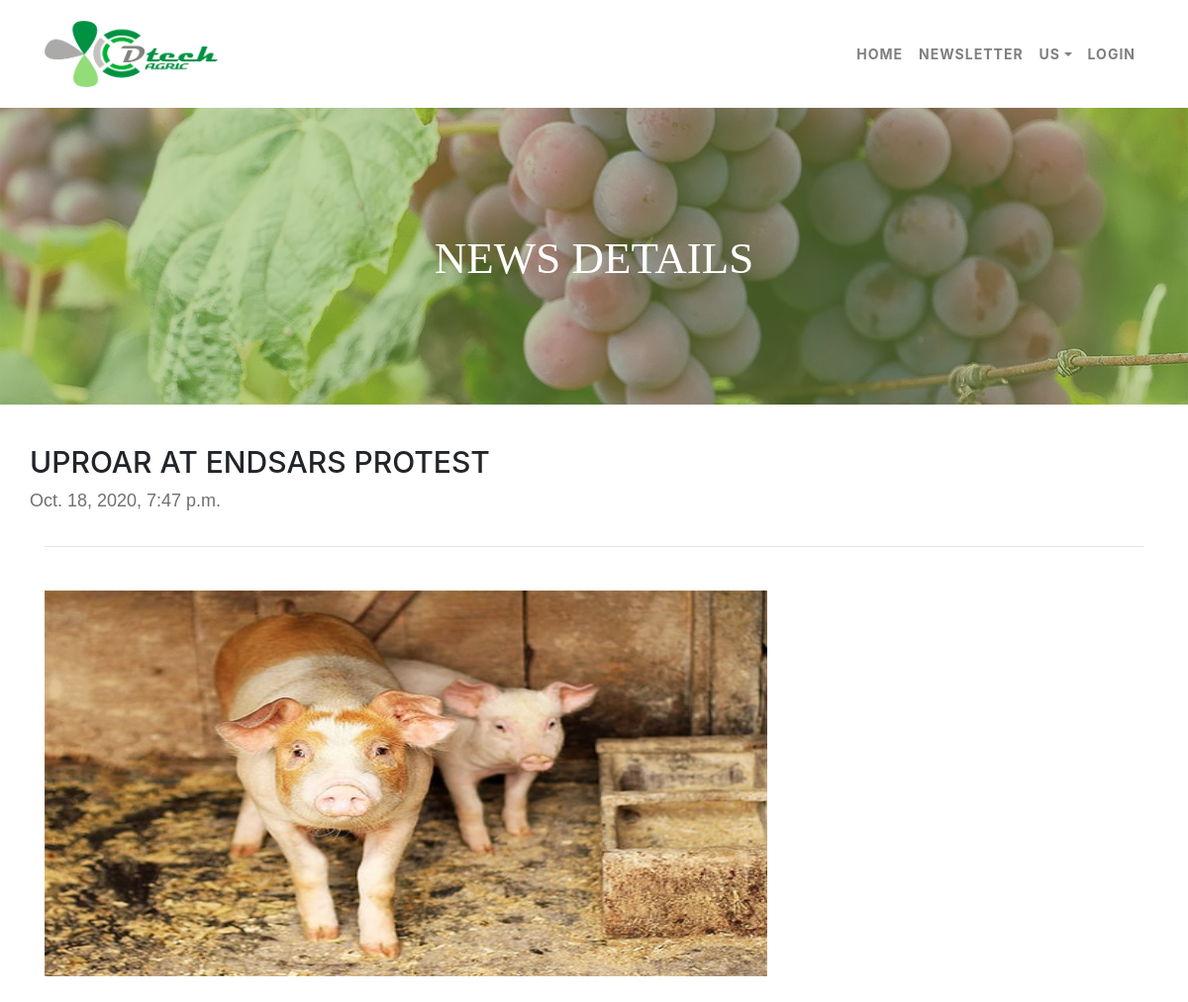
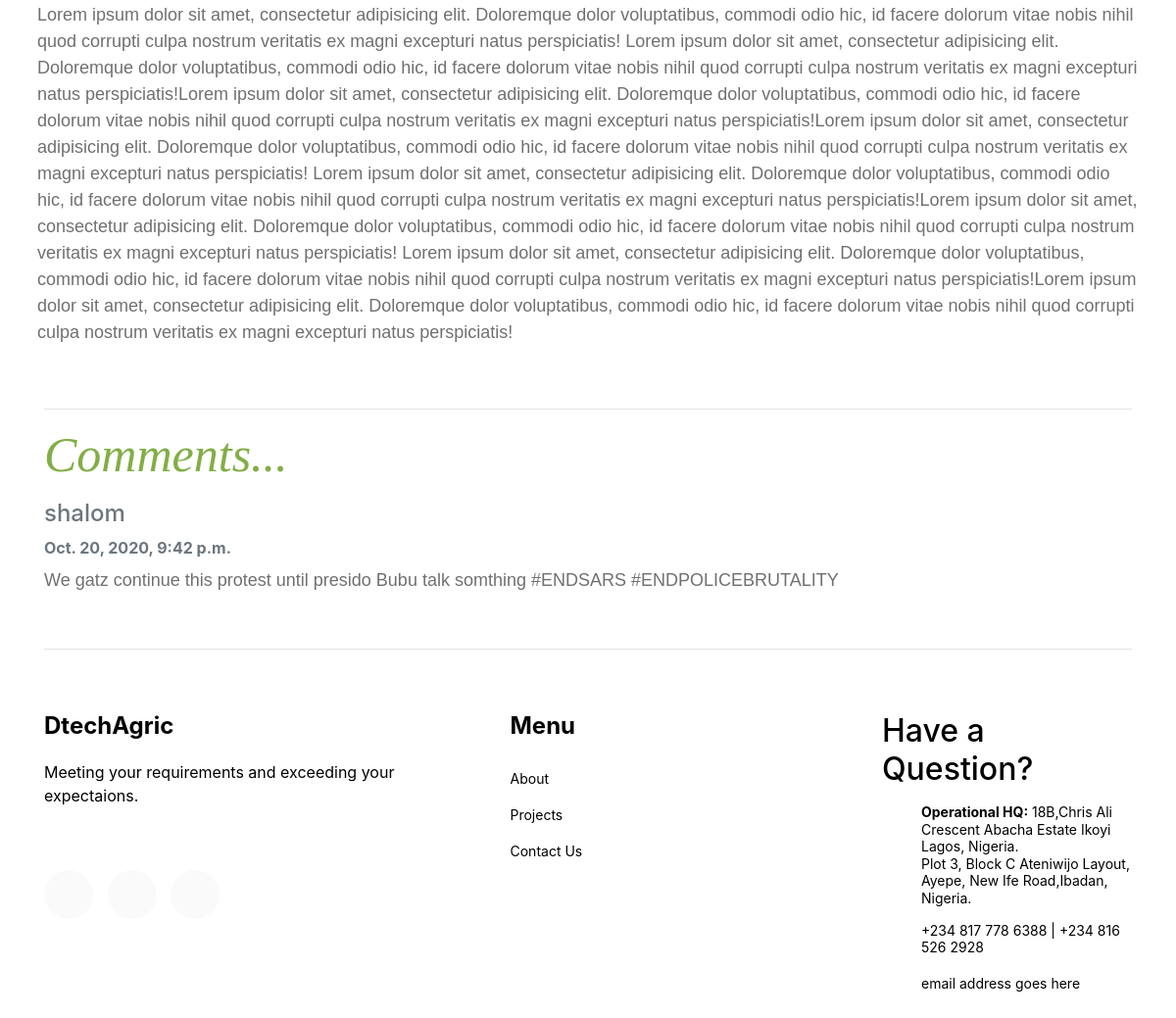
The app's page /newsletter/UPROAR-AT-ENDSARS-PROTEST/ with its own data (2 pictures, top to bottom).
### newsletter/models.py (models this page shows, shortened)
class Article(models.Model):
    title = models.CharField(max_length=100)
    slug = models.SlugField()
    body = models.TextField()
    thumb = models.ImageField(default=None, upload_to="media/")
    date = models.DateTimeField(auto_now_add= True)

class Comment(models.Model):
    post = models.ForeignKey(Article, related_name="comments", on_delete=models.CASCADE )
    name = models.CharField(max_length=100)
    body = models.TextField()
    date = models.DateTimeField(auto_now_add= True)

### newsletter/views.py (the view)
# urls.py: re_path(r'^(?P<slug>[\w-]+)/$', views.article_detail, name="art_details")
def article_detail(request, slug):
    details = Article.objects.get(slug = slug)
    return render(request, 'art_details.html', {'collection':details})

### newsletter/templates/art_details.html
{%extends 'gtemplate.html'%}
{%load static%}
{%block content%}
<section>
    <section>
        <div class="news-image" style="background-image: url({% static 'img/bg/15.jpg' %});">
        <div class="overlay"></div>
            <div class="row slider-text justify-content-center align-items-center" data-scrollax-parent="true">
                <div class="col-sm-12 text-center" id="news-header-text">
                    <h1 class="mb-3">NEWS DETAILS</h1>
                </div>
            </div>
        </div>
    </section>
    <div class="news-details">
        <div class="art-detail container mb-5">
            <div class="row">
                <div class="article-title">
                    <h1>{{collection.title}}</h1>
                    <p>{{collection.date}}</p>
                </div>
            </div>
            <hr> <br>
            <div class="row">
                <img id="news-detail-img" class="mt-1 mr-2 col-lg-8 col-md-12 mb-3" src="{{collection.thumb.url}}" alt="news-article-img">
            </div>
            <div class="row justify-content-center">
                <div class="main-art p-md-2">
                    <p class="mt-1">{{collection.body}}</p>
                </div>
            </div>
            <br><hr>
            <div class="comments">
                <h2 class="mb-3">Comments...</h2>
                {% if not collection.comments.all %}
                    No commemts have been posted yet at on this article
                    <hr>
                {% else %}
                    {% for comment in collection.comments.all %}
                        <div class="comment-detail">
                            <strong class="text-muted">
                                <h4>{{comment.name}}</h4>
                                {{comment.date}}
                            </strong>
                            <p class="mt-2">{{comment.body}}</p>
                            <br><hr>
                        </div>
                    {% endfor %}
                {% endif %}
            </div>
        </div>
    </div>
{%endblock%}

### templates/gtemplate.html (shortened to what this page needs)
{% load static %}
<!DOCTYPE html>
<html lang="en">
<head>
    <link rel="stylesheet" href="{% static 'css/bootstrap.css' %}">
    <link rel="stylesheet" href="{% static 'css/icomoon.css' %}">
    <link rel="stylesheet" href="{% static 'css/main.css' %}">
</head>
<body class="d-flex flex-column h-100">
   <nav class="navbar navbar-expand-lg navbar-light bg-white py-3">
       <div class="container">
            <img class="navbar-brand" src="{% static 'img/main-logo.png'%}" alt="DTECHAGRIC" width="18%">
            <div class="collapse navbar-collapse text-muted" id="mainNav">
                <ul class="navbar-nav ml-auto mt-2 mt-lg-0">
                    <li class="nav-item">
                        <a class="nav-link" href="{%url 'home'%}">HOME <span class="sr-only">(current)</span> </a>
                    </li>
                    <li class="nav-item">
                        <a class="nav-link" href="{%url 'newsletter:art_list'%}">NEWSLETTER</a>
                    </li>
                    <li class="nav-item dropdown">
                        <a class="nav-link dropdown-toggle" href="#" id="navdd" data-toggle="dropdown" role="button">US</a>
                    </li>
                    <li class="nav-item">
                        <a class="nav-link" href="{%url 'accounts:login'%}">LOGIN</a>
                    </li>
                </ul>
            </div>
       </div>
    </nav>
    {% block content %}
    {% endblock %}
    <footer class="global-footer footer mt-auto py-3">
        <div class="container">
            <div class="row mb-8">
            <div class="col-md">
                <div class="global-footer-widget mb-4">
                    <h2 >DtechAgric</h2>
                    <p>Meeting your requirements and exceeding your expectaions.</p>
                    <ul class="global-footer-social list-unstyled float-md-left float-lft mt-5">
                        <li><a href="#"><span class="icon-twitter"></span></a></li>
                        <li><a href="#"><span class="icon-facebook"></span></a></li>
                        <li><a href="#"><span class="icon-instagram"></span></a></li>
                    </ul>
                </div>
            </div>
            <div class="col-md">
                <div class="global-footer-widget mb-3 ml-md-5">
                    <h2 >Menu</h2>
                    <ul class="list-unstyled" >
                        <li><a href="#about" class="py-2 d-block">About</a></li>
                        <li><a href="#projects" class="py-2 d-block">Projects</a></li>
                        <li><a href="#contact" class="py-2 d-block">Contact Us</a></li>
                    </ul>
                </div>
            </div>
            <div class="col-md-3">
                <div class="gloabl-footer-widget mb-4">
                    <h2 id="haq" >Have a Question?</h2>
                    <div class="block-23 pt-2">
                        <ul>
                            <li><span class="icon icon-map-marker"></span><span class="text"> <b> Operational HQ:</b> 18B,Chris Ali Crescent Abacha Estate Ikoyi Lagos, Nigeria. <br>  Plot 3, Block C Ateniwijo Layout, Ayepe, New Ife Road,Ibadan, Nigeria.</span></li>
                            <li><span class="icon icon-phone"></span><span class="text"> +234 817 778 6388 | +234 816 526 2928</span></li>
                            <li><a href="#"><span class="icon icon-envelope"></span><span class="text">email address goes here</span></a></li>
                        </ul>
                    </div>
                </div>
            </div>
        </div>
    </footer>
</body>
</html>

### assets/css/icomoon.css (style rules this page uses)
[class^="icon-"], [class*=" icon-"] { font-family: 'icomoon' !important; speak: none; font-style: normal; font-weight: normal; font-variant: normal; text-transform: none; line-height: 1; -webkit-font-smoothing: antialiased; -moz-osx-font-smoothing: grayscale; }
.icon-map-marker:before { content: "\f041"; }
.icon-phone:before { content: "\f095"; }
.icon-twitter:before { content: "\f099"; }
.icon-facebook:before { content: "\f09a"; }
.icon-envelope:before { content: "\f0e0"; }
.icon-instagram:before { content: "\f16d"; }

### assets/css/main.css (style rules this page uses)
#mainNav .navbar-nav li { letter-spacing: 1px; font-weight: bold; font-size: 14px; }
.overlay { position: absolute; top: 0; left: 0; right: 0; bottom: 0; content: ''; opacity: .5; width: 100%; background: transparent; }
.global-footer { font-size: 16px; padding: 7em 0; color: #000000; }
.global-footer .global-footer-widget h2 { font-size: 24px; font-weight:bolder; margin-bottom: 20px; }
.global-footer .global-footer-widget ul li { font-size: 14px; margin-bottom: 0px; }
.global-footer .global-footer-widget ul li a { color: #000000; }
.block-23 ul { padding: 0; }
.block-23 ul li { display: table; line-height: 1.1; margin-bottom: 15px; }
.block-23 ul li .icon { display: table-cell; vertical-align: top; width: 40px; font-size: 16px; padding-top: 2px; }
.block-23 ul li .text { font-size: 14px; }
.block-23 ul li a { color:black; }
.global-footer-social li { list-style: none; margin: 0 10px 0 0; display: inline-block; }
.global-footer-social li a { height: 50px; width: 50px; display: block; float: left; background: rgba(0, 0, 0, 0.02); border-radius: 50%; position: relative; }
#haq { font-size: 10 !important; }
.global-footer-social li a span { position: absolute; font-size: 26px; top: 50%; left: 50%; -webkit-transform: translate(-50%, -50%); -ms-transform: translate(-50%, -50%); transform: translate(-50%, -50%); color: #000000; }
.news-image { background-size: cover; background-repeat: no-repeat; background-position: center center; height: 300px; position: relative; }
.overlay { position: absolute; top: 0; left: 0; right: 0; bottom: 0; content: ''; opacity: .5; width: 100%; background: #82ae46; }
#news-header-text { margin-top: 10%; }
#news-header-text h1 { font-size: 8vw; color: #fff; font-size: 45px; line-height: 1.3; font-weight: 400; font-family: "Amatic SC", cursive; }
#news-detail-img { height:390px; }
.news-details .art-detail .article-title h1 { margin-top: 40px; font-size: 30px; }
.news-details .comments h2 { font-family: "Amatic SC", cursive; font-style: italic; color: #82ae46; font-size: 50px; }
.art-detail p { font-size:16px; color: #707070; }
.art-detail div p { font-family:sans-serif; font-size:18px; color: #707070; }

### records on screen
Article: title "UPROAR AT ENDSARS PROTEST", date "Oct. 18, 2020, 7:47 p.m.", thumb (picture), body "Lorem ipsum dolor sit amet, consectetur adipisicing elit. Doloremque dolor voluptatibus, commodi odio hic, id facere dolorum vitae nobis nihil quod corrupti culpa nostrum veritatis ex magni excepturi natus perspiciatis! Lorem ipsum dolor sit amet, consectetur adipisicing elit. Doloremque dolor voluptatibus, commodi odio hic, id facere dolorum vitae nobis nihil quod corrupti culpa nostrum veritatis ex magni excepturi natus perspiciatis!Lorem ipsum dolor sit amet, consectetur adipisicing elit. Doloremque dolor voluptatibus, commodi odio hic, id facere dolorum vitae nobis nihil quod corrupti culpa nostrum veritatis ex magni excepturi natus perspiciatis!Lorem ipsum dolor sit amet, consectetur…"
Comment: name "shalom", date "Oct. 20, 2020, 9:42 p.m.", body "We gatz continue this protest until presido Bubu talk somthing #ENDSARS #ENDPOLICEBRUTALITY"
